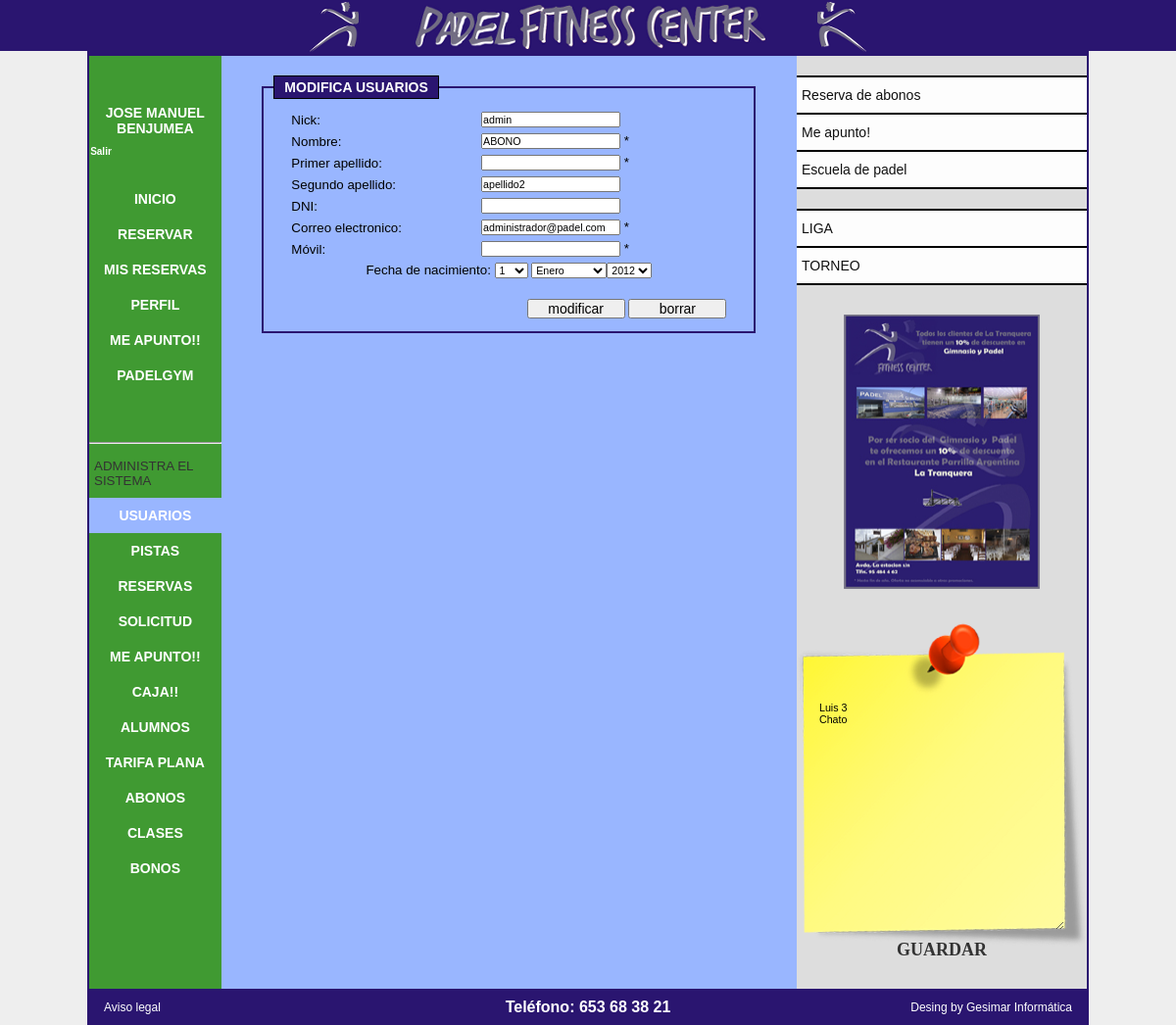
The page /gestion/gest_usuarios/modifica_usuario.php?id_usuario=10 (signed in) on the database its author committed.
### tables this page shows
CREATE TABLE IF NOT EXISTS `usuarios` (
  `id_usuario` int(11) NOT NULL,
  `mail` varchar(32) DEFAULT NULL,
  `nick` varchar(20) NOT NULL,
  `pass` varchar(50) DEFAULT NULL,
  `nombre` varchar(32) DEFAULT NULL,
  `apellido1` varchar(32) DEFAULT NULL,
  `apellido2` varchar(32) DEFAULT NULL,
  `dni` varchar(16) DEFAULT NULL,
  `telefono1` varchar(16) DEFAULT NULL,
  `telefono2` varchar(16) DEFAULT NULL,
  `calle` varchar(32) DEFAULT NULL,
  `numero` varchar(8) DEFAULT NULL,
  `bloque` varchar(8) DEFAULT NULL,
  `puerta` varchar(8) DEFAULT NULL,
  `fecha_nacimiento` date DEFAULT NULL,
  `dia_alta` date DEFAULT NULL,
  `hora_alta` time DEFAULT NULL,
  `privilegios` int(11) DEFAULT NULL
);

CREATE TABLE IF NOT EXISTS `post_it` (
  `id` varchar(10) NOT NULL,
  `texto` varchar(1000) NOT NULL,
  `fecha` varchar(10) NOT NULL
);

### conexion.php (called while the page is built, shortened)
<?php
$tabla1='usuarios';
$tabla39='post_it';
?>

### gestion/gest_usuarios/modifica_usuario.php (the view, shortened to what this page needs)
<?php
include("../../conexion.php");
$id_usuario=$_GET['id_usuario'];
$ssql = "select * from `$tabla1` WHERE id_usuario=$id_usuario";
$resultado = mysql_query($ssql);
$row=mysql_fetch_object($resultado);
$mail=$row->mail;
$nick=$row->nick;
$nombre=$row->nombre;
$apellido1=$row->apellido1;
$apellido2=$row->apellido2;
$dni=$row->dni;
$telefono1=$row->telefono1;
$fnacimiento=$row->fecha_nacimiento;
$fecha=explode("-",$fnacimiento);
$dia_nac=$fecha[2];
$mes_nac=$fecha[1];
$ano_nac=$fecha[0];
include("../../includes.php");
encabezado();
?>
	<link href='../../estilos.css' rel='stylesheet' type='text/css' />
<?php
cabecera();
col_izda1();
enlaces_izda();
administrar();
col_izda2();
cuerpo1();
?>
<form action="modifica_usuario2.php" method="post" name="fcalen">
<fieldset id="alta_clientes">
	<legend>MODIFICA USUARIOS</legend>
<table border="0" id='tabla_altas'>
	<tr>
		<td>Nick:</td><td><input type='text' name='nick' value='<?php echo $nick; ?>' readonly></td>
	</tr>
	<tr>
		<td>Nombre:</td><td><input type="text" name="nombre" value='<?php echo $nombre; ?>'> *</td>
	</tr>
	<tr>
		<td>Primer apellido:</td><td><input type="text" name="apellido1" value='<?php echo $apellido1; ?>'> *</td>
	</tr>
	<tr>
		<td>Segundo apellido:</td><td><input type="text" name="apellido2" value='<?php echo $apellido2; ?>'></td>
	</tr>
	<tr>
		<td>DNI:</td><td><input type='text' name='dni' value='<?php echo $dni; ?>'</td>
	</tr>
	<tr>
		<td>Correo electronico:</td><td><input type="text" name="mail" value='<?php echo $mail; ?>'> *</td>
	</tr>
	<tr>
		<td>M&oacute;vil:</td><td><input type="text" name="telefono1" value='<?php echo $telefono1; ?>'> *</td>
	</tr>
	<tr>
		<td colspan="2" align="center">Fecha de nacimiento:
			<select name="dia"> <?php for ($i=1;$i<32;$i++){
				echo "<option value='$i'";
					if($i==$dia_nac){
						echo "selected";
					}
				echo ">$i</option>";
				} ?>
			</select>
		<select name="mes">
		<?php
			$j[1]="Enero";
			$j[2]="Febrero";
			$j[3]="Marzo";
			$j[4]="Abril";
			$j[5]="Mayo";
			$j[6]="Junio";
			$j[7]="Julio";
			$j[8]="Agosto";
			$j[9]="Septiembre";
			$j[10]="Octubre";
			$j[11]="Noviembre";
			$j[12]="Diciembre";
			for ($i=1;$i<13;$i++){
				echo "<option value='$i'";
					if($i==$mes_nac){
						echo "selected";
					}
				echo "> $j[$i] </option>";
			}
			echo "</select>";
$Fecha=getdate();
$ano=$Fecha["year"];
$inicio=$ano-10;
$fin=$ano-80;
			echo "<select name='ano'>";
				for ($i=$inicio;$i>$fin;$i--){
				echo "<option value=$i ";
					if($i==$ano_nac){
						echo "selected";
					}
				echo ">".$i."</option>";
				}
			echo "</select>";
		?>
		</td>
	</tr>
	<tr>
		<td colspan="2" align="right"><br><input type="submit" value="modificar" id="boton"> <input type="reset" value="borrar" id="boton"></td>
	</tr>
</table>
</form>
<br>
<?php
cuerpo2();
col_derecha1();
eventos1();
col_derecha2();
pie();
?>

### includes.php (shortened to what this page needs)
<?php function encabezado(){ ?>
<html>
<head>
	<link href="estilos.css" rel="stylesheet" type="text/css" />
<?php
$directorio_actual=$_SERVER['PHP_SELF'];
$palabras=explode("/",$directorio_actual);
$palabras_contadas=count($palabras);
if ($palabras_contadas==4){
	$directorio_padre='../../';
}elseif($palabras_contadas==3){
	$directorio_padre='';
}
    		    ?>
<?php
	$f = explode("/", $_SERVER['PHP_SELF']);
	$directorio_actual=$f[count($f)-3];
	if($directorio_actual=='usuarios' OR $directorio_actual=='gestion'){
?>
	<link rel="stylesheet" href="<?php echo $directorio_padre; ?>css/lightbox.css" type="text/css" media="screen" />
<?php
	}
} ?>
<?php function cabecera(){ ?>
</head>
<body>
<table border='0' width='100%' height='100%' id='pagina'>
	<tr>
		<td id='franja_izda'>&nbsp;</td>
		<td width='85%' id='contenido' align='center' valign='top'>
<table border="0" width='100%' height='100%'>
<tr>
	<td colspan='3' height='50' id='cabecera' align='center'>
		<table border='0' height='100%'>
			<tr>
			<?php
			$f = explode("/", $_SERVER['PHP_SELF']);
			$directorio=$f[count($f)-2];
				if($directorio=="padelmarchena"){
					echo "<td><a href='index.php'><img src='logo.png'></a></td>";
				}else{
					echo "<td><a href='../../../index.php'><img src='../logo.png'></a></td>";
				}
			?>
			</tr>
		</table>
	</td>
</tr>
<?php } ?>
<?php function col_izda1(){ ?>
<tr>
	<td width='200' id='col_izquierda' valign='top'>
<?php } ?>
<?php function enlaces_izda(){
	if($_SESSION['autenticado']=='si'){
	$f = explode("/", $_SERVER['PHP_SELF']);
	$enlace_seleccionado=$f[count($f)-1];
	$directorio=$f[count($f)-2];
	$directorio_padre=$f[1];
?>
<?php
$directorio_actual=$_SERVER['PHP_SELF'];
$palabras=explode("/",$directorio_actual);
$palabras_contadas=count($palabras);
if ($palabras_contadas==4){
	$directorio_padre='../../';
}elseif($palabras_contadas==3){
	$directorio_padre='';
}
    		    ?>
		<table border='0' id='enlaces' width='100%'>
			<tr>
				<td>
				<?php
				include("conexion.php");
				$ssql_usuario = "SELECT nombre, apellido1 FROM `$tabla1` WHERE id_usuario=$_SESSION[id]";
				$resultado_usuario = mysqli_query($conexion, $ssql_usuario);
				$row_usuario = mysqli_fetch_object($resultado_usuario);
				echo "<div id='nombre_usuario'>".$row_usuario->nombre." ".$row_usuario->apellido1;
				echo "<br><div id='enlace_salir'><a href='../../salir.php'>Salir</a></div>";
				echo "</div>";
				?>
				</td>
			</tr>
			<tr>
				<td <?php if($directorio=="padelmarchena" AND $enlace_seleccionado!="index.php"){echo "id='seleccionado'";} ?>><a href='<?php echo $directorio_padre; ?>index.php'>INICIO</a></td>
			</tr>
			<tr>
				<td <?php if($enlace_seleccionado=="reservas.php"){echo "id='seleccionado'";} ?>><a href='<?php echo $directorio_padre; ?>usuarios/reservas/reservas.php'>RESERVAR</a></td>
			</tr>
			<tr>
				<td <?php if($enlace_seleccionado=="mis_reservas.php"){echo "id='seleccionado'";} ?>><a href='<?php echo $directorio_padre; ?>usuarios/reservas/mis_reservas.php'>MIS RESERVAS</a>
				</td>
			</tr>
			<tr>
				<td <?php if($enlace_seleccionado=="perfil.php"){echo "id='seleccionado'";} ?>><a href='<?php echo $directorio_padre; ?>usuarios/datos/perfil.php'>PERFIL</a></td>
			</tr>
			<tr>
				<td <?php if($directorio=="meapunto"){echo "id='seleccionado_nuevo'";}else{echo "id='enlace_nuevo'";} ?>><a href='<?php echo $directorio_padre; ?>usuarios/meapunto/gestion_meapunto.php'>ME APUNTO!!</a></td>
			</tr>
            <tr>
				<td <?php if($enlace_seleccionado=="mis_reservas.php"){echo "id='seleccionado'";} ?>><a href='<?php echo $directorio_padre; ?>usuarios/padelgym/lista_padelgym.php'><b>PADELGYM</b></a>
				</td>
			</tr>
		</table>
<?php
	}
} ?>
<?php function administrar(){
	if($_SESSION['autenticado']=='si' AND $_SESSION['privilegios']=='1'){
	$f = explode("/", $_SERVER['PHP_SELF']);
	$enlace_seleccionado=$f[count($f)-1];
	$directorio=$f[count($f)-2];
?>
<?php
$directorio_actual=$_SERVER['PHP_SELF'];
$palabras=explode("/",$directorio_actual);
$palabras_contadas=count($palabras);
if ($palabras_contadas==4){
	$directorio_padre='../../';
}elseif($palabras_contadas==3){
	$directorio_padre='../';
}
    		    ?>
		<table border='0' id='enlaces' width='100%'>
			<tr>
				<td><hr></td>
			</tr>
			<tr>
				<td class='titulo'>ADMINISTRA EL SISTEMA</td>
			</tr>
			<tr>
				<td <?php if($directorio=="gest_usuarios" AND $enlace_seleccionado!='solicitud.php'){echo "id='seleccionado'";} ?>><a href='<?php echo $directorio_padre; ?>gestion/gest_usuarios/usuarios.php'>USUARIOS</a></td>
			</tr>
			<tr>
				<td <?php if($directorio=="gest_pistas"){echo "id='seleccionado'";} ?>><a href='<?php echo $directorio_padre; ?>gestion/gest_pistas/pistas.php'>PISTAS</a></td>
			</tr>
			<tr>
				<td <?php if($directorio=="gest_reservas"){echo "id='seleccionado'";} ?>><a href='<?php echo $directorio_padre; ?>gestion/gest_reservas/gestion_reservas.php'>RESERVAS</a></td>
			</tr>
			<tr>
				<td <?php if($enlace_seleccionado=='solicitud.php'){echo "id='seleccionado'";} ?>><a href='<?php echo $directorio_padre; ?>gestion/gest_usuarios/solicitud.php'>SOLICITUD</a></td>
			</tr>
			<tr>
				<td <?php if($directorio=="gest_meapunto"){echo "id='seleccionado'";} ?>><a href='<?php echo $directorio_padre; ?>gestion/gest_meapunto/alta_meapunto.php'>ME APUNTO!!</a></td>
			</tr>
            <tr>
				<td <?php if($enlace_seleccionado=="caja.php"){echo "id='seleccionado'";} ?>><a href='<?php echo $directorio_padre1; ?>../../usuarios/caja/caja.php'>CAJA!!</a></td>
			</tr>
              <tr>
				<td <?php if($enlace_seleccionado=="lista_alumnos.php"){echo "id='seleccionado'";} ?>><a href='<?php echo $directorio_padre1; ?>../../usuarios/alumnos/lista_alumnos.php'>ALUMNOS</a></td>
			</tr>
            <tr>
				<td <?php if($enlace_seleccionado=="tarifa_plana.php"){echo "id='seleccionado'";} ?>><a href='<?php echo $directorio_padre1; ?>../../usuarios/tarifa/tarifa_plana.php'>TARIFA PLANA</a></td>
			</tr>
             <tr>
				<td <?php if($enlace_seleccionado=="abono.php"){echo "id='seleccionado'";} ?>><a href='<?php echo $directorio_padre1; ?>../../usuarios/abono/abono.php'>ABONOS</a></td>
			</tr>
               <tr>
				<td <?php if($enlace_seleccionado=="abono.php"){echo "id='seleccionado'";} ?>><a href='<?php echo $directorio_padre1; ?>../../usuarios/clases/lista_bono.php'>CLASES</a></td>
			</tr>
            <tr>
				<td <?php if($enlace_seleccionado=="abono.php"){echo "id='seleccionado'";} ?>><a href='<?php echo $directorio_padre1; ?>../../usuarios/bono/lista_bono.php'>BONOS</a></td>
			</tr>
		</table>
<?php
	}
} ?>
<?php function col_izda2(){ ?>
	</td>
<?php } ?>
<?php function cuerpo1(){ ?>
	<td valign='top' align='center' id='muro' width='700'>
	<table border='0' width='100%'>
		<tr>
			<td align='center'>
<?php } ?>
<?php function cuerpo2(){ ?>
			</td>
		</tr>
</table>
	</td>
<?php } ?>
<?php function col_derecha1(){ ?>
	<td width='200' id='col_derecha' valign='top' align='center'>
<?php } ?>
<?php function eventos1(){
?>
<?php
$directorio_actual=$_SERVER['PHP_SELF'];
$palabras=explode("/",$directorio_actual);
$palabras_contadas=count($palabras);
if ($palabras_contadas==4){
	$directorio_padre='../../';
}elseif($palabras_contadas==3){
	$directorio_padre='../';
}
    		    ?>
<table border='2' id='enlaces_derecha'>
	<tr>
		<td><a href='<?php echo $directorio_padre; ?>extras/abonos.php'>Reserva de abonos</a></td>
	</tr>
	<tr>
		<td><a href='<?php echo $directorio_padre; ?>extras/meapunto.php'>Me apunto!</a></td>
	</tr>
	<tr>
		<td><a href='<?php echo $directorio_padre; ?>extras/escuela_padel.pdf' target='_blank'>Escuela de padel</a></td>
	</tr>
</table>
<table id="enlaces_derecha2">
    <tr>
		<td><a href='<?php echo $directorio_padre; ?>extras/reto_liga.php'>LIGA</a></td>
	</tr>
	<tr>
		<td><a href='<?php echo $directorio_padre; ?>torneo'>TORNEO</a></td>
	</tr>
</table>
<br></br>
<a href="<?php echo $directorio_padre; ?>images/image-1.jpg" rel="lightbox"><img src="<?php echo $directorio_padre; ?>images/thumb-1.jpg" width="200" height="280" alt="" id='cartel' /></a>
<br>
<br>
 <?
				if($_SESSION['autenticado']=='si' AND $_SESSION['privilegios']=='1' OR $_SESSION['privilegios']=='522959'){
				include("conexion.php");
                $sql_post_it = mysqli_query($conexion, "SELECT texto FROM `$tabla39` ");
				$row_post_it = mysqli_fetch_object($sql_post_it);
				?>
                <div id="post_it">
                	<form action="../../../../../../post-it.php" method="post">
                    	<textarea name="textarea" id="contenido" ><? echo $row_post_it->texto; ?></textarea>
                        <input type="submit" name="Guardar" value="GUARDAR" />
                     </form>
		        </div>
                <br>
				<br>
				<br>
                <? } ?>
<?php
	}
?>
<?php function col_derecha2(){ ?>
	</td>
</tr>
<?php } ?>
<?php function pie(){ ?>
<tr>
	<td colspan='3' height='30'>
		<div id='pie'>
			<table border='0' width='100%' id='pie_pagina'>
				<tr>
					<td ><a href='nota.php'>Aviso legal</a></td>
					<td class='telefono' align='center'>Tel&eacute;fono: 653 68 38 21</td>
					<td align='right'><a href='http://www.gesimar.es'>Desing by Gesimar Inform&aacute;tica</a></td>
				</tr>
			</table>
		</div>
	</td>
</tr>
</table>
		</td>
		<td id='franja_derecha'>&nbsp;</td>
	</tr>
</table>
</body>
</html>
<?php } ?>

### estilos.css (style rules this page uses)
body { background:#EEE; font-family:arial; }
* { padding:0px; margin:0px; font-size:14px; }
#franja_izda,#franja_derecha { background-image:url('imagenes/fondo_columnas.png'); background-repeat:repeat-x; border-top:solid 2px #2a1570; }
tr, td, table { padding: 0px; margin: 0px; border: 0px; border-collapse: collapse; }
#contenido { background:#99b6ff; border:solid 2px #2a1570; }
#cabecera { background:#2a1570; }
#cabecera A { color:#FFF; text-decoration:none; font-weight:bold; padding-left:10px; padding-right:10px; padding-top:15px; padding-bottom:15px; font-size:16px; }
#col_izquierda { background:#409a32; }
#enlaces { position:relative; margin-top:50px; }
#enlaces td { text-align:center; }
#enlaces A { color:#FFF; text-decoration:none; font-weight:bold; display:block; padding-top:10px; padding-bottom:10px; }
#enlaces #seleccionado { background:#99b6ff; }
#enlaces #nombre_usuario { border:solid 0px #F00; color:#FEFEFE; font-weight:bold; padding-bottom:15px; }
#enlaces #enlace_salir A { position:relative; right:0px; border:solid 0px #F00; width:95%; text-align:right; font-size:10px; background:#409a32; display: table-cell; }
#enlaces .titulo { padding-top:15px; padding-left:5px; padding-bottom:10px; text-align:left; color:#333; }
#col_derecha { background:#DDD; }
#pie { width:100%; height:100%; background:#2a1570; padding-top:10px; padding-bottom:0px; text-align:center; }
#pie A { color:#FFF; text-decoration:none; font-size:12px; }
#pie_pagina { width:100%; color:#FFF; font-size:12px; }
#pie_pagina td { padding-left:15px; padding-right:15px; width:33%; }
#pie_pagina .telefono { font-size:16px; font-weight:bold; }
#enlaces_derecha { margin-top:20px; width:100%; border-top:1px solid #000; border-bottom:solid 1px #000; }
#enlaces_derecha td { border:solid 0px #00F; }
#enlaces_derecha A { background:#FDFDFD; display:block; padding-top:10px; padding-bottom:10px; padding-left:5px; text-decoration:none; border-top:1px solid #000; border-bottom:solid 1px #000; color:#111; }
#enlaces_derecha2 { margin-top:20px; width:100%; border-top:1px solid #000; border-bottom:solid 1px #000; }
#enlaces_derecha2 td { border:solid 0px #00F; }
#enlaces_derecha2 A { background:#FDFDFD; display:block; padding-top:10px; padding-bottom:10px; padding-left:5px; text-decoration:none; border-top:1px solid #000; border-bottom:solid 1px #000; color:#111; }
TD { font-family : verdana,arial,helvetica; font-size : 10pt; }
INPUT { font-family : verdana,arial,helvetica; font-size : 8pt; }
TEXTAREA { font-family : verdana,arial,helvetica; font-size : 8pt; }
SELECT { font-family : verdana,arial,helvetica; font-size : 8pt; }
#boton { width:100px; font-size:14px; }
#alta_clientes { width:500px; margin-top:20px; border:solid 2px #2a1570; }
#alta_clientes legend { margin-left:10px; border:solid #000 1px; background:#2a1570; padding-top:3px; padding-bottom:3px; padding-left:10px; padding-right:10px; color:#FEFEFE; font-weight:bold; }
#tabla_altas { margin:10px; width:450px; }
#tabla_altas td { padding:3px; }
#post_it { margin-top:20px; width:296px; height:330px; background:url(../../images/postit.png) no-repeat; }
#post_it textarea { margin-top:80px; border:0px; height:233px; width:250px; background-color: transparent; }
#post_it input { color:#333; margin-top:10px; background-color: transparent; font-weight:bold; font-family:"Palatino Linotype", "Book Antiqua", Palatino, serif; font-size:18px; border:0px; cursor:pointer; }

### rows shown on the page
usuarios: nombre "JOSE MANUEL", apellido1 "BENJUMEA"
usuarios: nick "admin", nombre "ABONO", apellido2 "apellido2", mail "administrador@padel.com"
post_it: textarea "Luis 3 Chato"

### other values the page prints
form field dia "1"
form field mes "Enero"
form field ano "2012"
